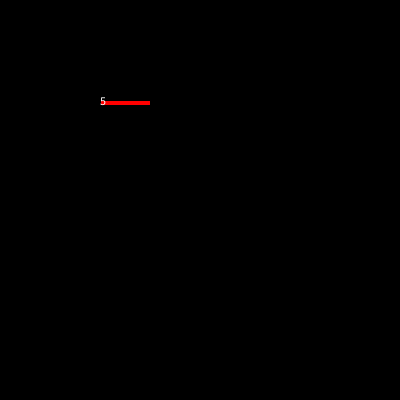
Frame 1 (no input)
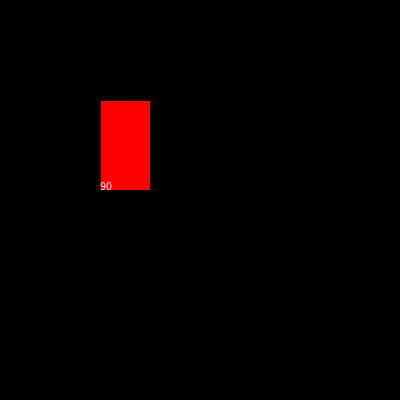
Frame 60 (the mouse pressed at the canvas centre just before this capture)
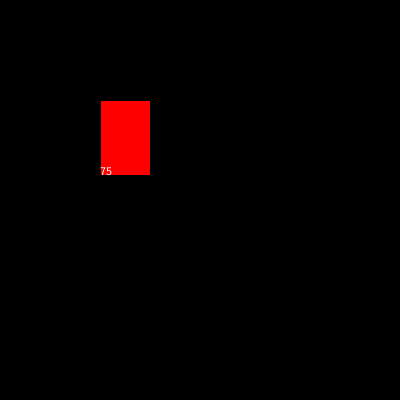
Frame 120 (the mouse held since frame 60 and released just before this capture)

The Processing sketch that drew these frames (run headless with seeded random() and noise(); from frame 60 on, the mouse is pressed at the canvas centre):

// Processing sketch: funcionBarraDeCarga
// ── funcionBarraDeCarga.pde
int tiempo;
void setup() {
  size(400, 400);
  frameRate(12);
}
void draw() {
  barraDeCarga(100, 100, 50, tiempo);
}

// ── funciones.pde
void barraDeCarga(float x, float y, float ancho, float _tiempo) {
  tiempo+=5;  
  println("Tiempo global: ", tiempo);
  if (_tiempo >= 100) { 
    tiempo = 0;
  }
  background(0);
  fill(255, 0, 0);
  rect(x, y, ancho, tiempo);
  fill(255);
  text(tiempo, x, y+tiempo);
}
